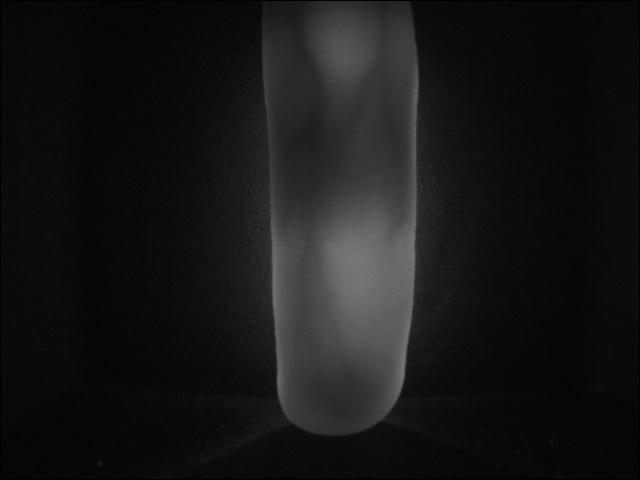
%> input picture Matlab code/Acquisition/1/01.jpg, 640 x 480 px
$ octave --eval "result = niblack(imread('../Acquisition/1/01.jpg'));"   (GNU Octave 9; MATLAB toolbox functions it lacks are replaced by stand-ins)
%> lines starting %> are read from the running program, lines starting %| are printed output that depends on the picture; in (x1, y1, x2, y2) boxes, pixels count from 0 and x2, y2 are one past the last pixel; in counts of white or black regions, pixels touching at a corner belong together; the program's own positions count from 1
%NIBLACK local thresholding.
%   BW = NIBLACK(IMAGE) performs local thresholding of a two-dimensional
%   array IMAGE with Niblack method.
%
%   BW = NIBLACK(IMAGE, [M N], K, OFFSET, PADDING) performs local
%   thresholding with M-by-N neighbourhood (default is 3-by-3). The default
%   value for K is -0.2. The default value of OFFSET is 0, which
%   coresponds to the original Niblack implementation. To deal with border
%   pixels the image is padded with one of PADARRAY options (default is
%   'replicate').
%
%   Example
%   -------
%       imshow(niblack(imread('eight.tif'), [25 25], -0.2, 10));
%
%   See also PADARRAY, RGB2GRAY.

%   Contributed by Jan Motl (jan@motl.us)
%   $Revision: 1.0 $  $Date: 2013/03/09 16:58:01 $

function output = niblack(image, varargin)
% Initialization
numvarargs = length(varargin);      % only want 4 optional inputs at most
%> numvarargs = 0
if numvarargs > 4
    error('myfuns:somefun2Alt:TooManyInputs', ...
     'Possible parameters are: (image, [m n], k, offset, padding)');
end

optargs = {[3 3] -0.2 0 'replicate'};   % set defaults

optargs(1:numvarargs) = varargin;   % use memorable variable names
[window, k, offset, padding] = optargs{:};
%> window = [3 3]; k = -0.2; offset = 0; padding = 'replicate'

if ndims(image) ~= 2
    error('The input image must be a two-dimensional array.');
end

% Convert to double
image = double(image);

% Mean value
mean = imfilter(image, fspecial('average', window), padding);

% Standard deviation
meanSquare = imfilter(image.^2, fspecial('average', window), padding);
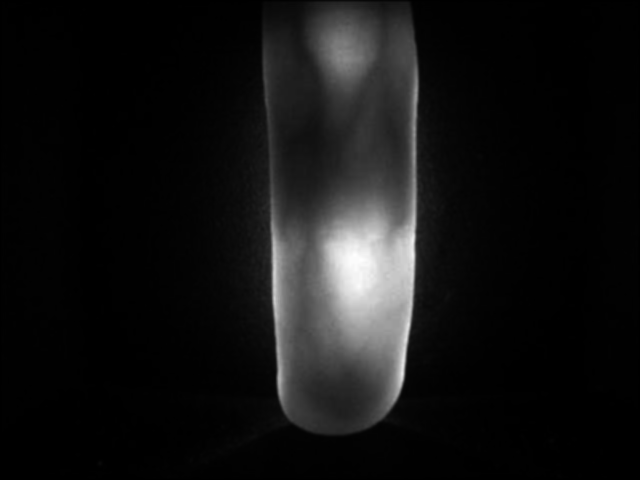
%> meanSquare: size 480x640 double; min 1, max 14108.3, mean 1086.4; drawn with min black and max white
deviation = (meanSquare - mean.^2).^0.5;

% Initialize the output
output = zeros(size(image));

% Niblack
output(image > mean + k * deviation - offset) = 1;
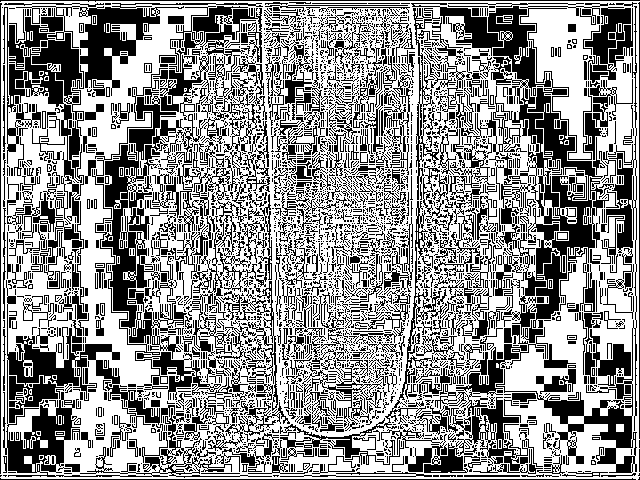
%> output: size 480x640 double; values 0 (black) and 1 (white), 57.2% white; 3716 black regions (2940 under 20 px), largest, box (x1, y1, x2, y2) and area: (3, 280, 272, 478) 7264, (473, 86, 609, 328) 7149, (102, 96, 187, 359) 6188
